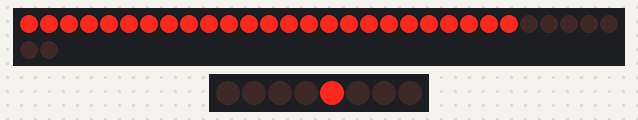
A sketch run on a simulated Arduino Uno, built with avr-gcc and run on an emulated ATmega328P. Shown: 32 shift-register outputs drawn as a row of LEDs (first output left, lit = HIGH), 8 shift-register outputs drawn as a row of LEDs (first output left, lit = HIGH). Wiring (inferred from the names in the program): 4 × shift register (74HC595): data pin 3; shift clock pin 1; latch pin 9; shift register (74HC595): data pin 10; shift clock pin 8; latch pin 2. Wiring (inferred from the signals the program sends): 2 × row of LEDs: on Q0, Q1, Q2, Q3, Q4, Q5, Q6, Q7, Q8, Q9, Q10, Q11, Q12, Q13, Q14, Q15, Q16, Q17, Q18, Q19, Q20, Q21, Q22, Q23, Q24, Q25, Q26, Q27, Q28, Q29, Q30, Q31 / on Q0, Q1, Q2, Q3, Q4, Q5, Q6, Q7.

Above: at 0.2 s.
At 1.2 s:
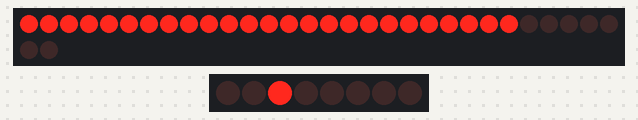
At 2.2 s:
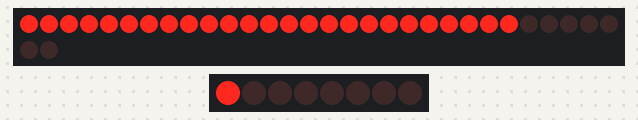
At 4.7 s:
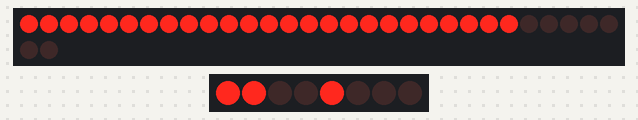
At 6.7 s:
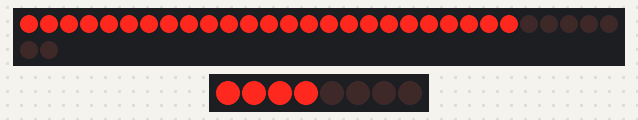
At 9.2 s:
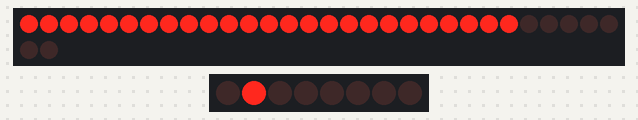
Timing chart, 0 to 9.8 s (numbered marks = the images above):
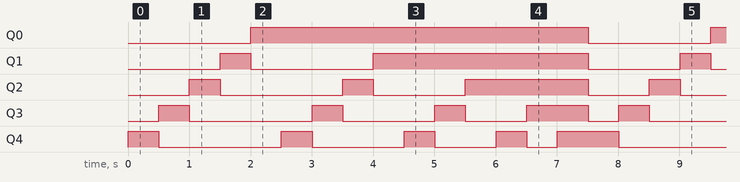

Measured:
- by itself, Q0: alternates HIGH for 5.5 s and LOW for 2.0 s
- by itself, Q1: repeats every 7.5 s: LOW 2.0 s, HIGH 3.5 s, LOW 1.5 s, HIGH 0.50 s
- by itself, Q2: repeats every 7.5 s: LOW 2.0 s, HIGH 0.50 s, LOW 1.5 s, HIGH 2.0 s, LOW 1.0 s, HIGH 0.50 s
- by itself, Q3: repeats every 7.5 s: LOW 2.0 s, HIGH 0.50 s, LOW 1.5 s, HIGH 0.50 s, LOW 1.0 s, HIGH 1.0 s, LOW 0.50 s, HIGH 0.50 s
- by itself, Q4: repeats every 7.5 s: LOW 2.0 s, HIGH 0.50 s, LOW 1.5 s, HIGH 0.50 s, LOW 1.0 s, HIGH 0.50 s, LOW 0.50 s, HIGH 1.0 s

The sketch:

Cube4.ino
```cpp
/*Layer Stacking*/
//FOR ANODE
int clock_1 = 1; //IC Pin 11
int latch_1 = 2; //IC Pin 12
int data_1 = 3; //IC Pin 14
//FOR CATHODE
int clock_2 = 8; //IC Pin 11
int latch_2 = 9; //IC Pin 12
int data_2 = 10; //IC Pin 14


byte gnd[]={
B10000, B01000, B00100, B00010, B00001, B10001, B01001, B00101, B00011, B10011, B01011, B00111, B10111, B01111, B11111,
B01111, B10111, B00111, B010111, B10011, B00011,B00101, B01001, B10001, B00001, B00010, B00100, B01000, B10000, B00000
};

int count = sizeof(gnd) / 2;

void setup() {
pinMode(latch_1, OUTPUT);
pinMode(clock_1, OUTPUT);
pinMode(data_1, OUTPUT);
pinMode(latch_2, OUTPUT);
pinMode(clock_2, OUTPUT);
pinMode(data_2, OUTPUT);
}

int i=0;

void loop() {
digitalWrite(latch_1, LOW);
digitalWrite(latch_2, LOW);
shiftOut(data_1, clock_1, MSBFIRST, B1);
shiftOut(data_1, clock_1, MSBFIRST, B11111111);
shiftOut(data_1, clock_1, MSBFIRST, B11111111);
shiftOut(data_1, clock_1, MSBFIRST, B11111111);
shiftOut(data_2, clock_2, MSBFIRST, gnd[i]);
digitalWrite(latch_1, HIGH);
digitalWrite(latch_2, HIGH);
delay(500);
i++;
if (i>=count)
i=0;
}
```
